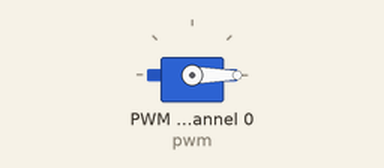
Simulated run of this program. Board: Raspberry Pi (BCM pin numbers). Shown: servo. Servo angles are drawn from the pulse width (0.5 ms = 0°, 2.5 ms = 180°); what the program prints to the terminal is not drawn.

Above: at 0.1 s.
At 7.04 s:
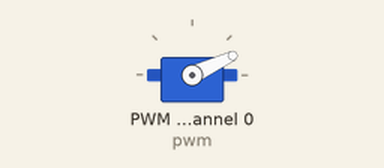
At 14.87 s:
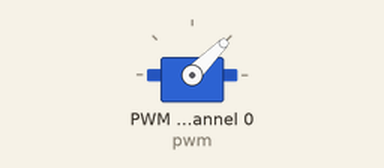
At 29.7 s:
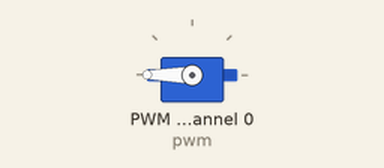
Timing chart, 0 to 40.0 s (numbered marks = the images above):
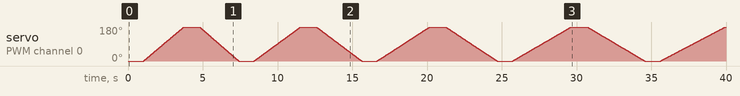

The program:

Servo_Example.py
```python
#!/usr/bin/python

from Adafruit_PWM_Servo_Driver import PWM
import time
# ===========================================================================
# Example Code
# ===========================================================================
# Initialise the PWM device using the default address
pwm = PWM(0x40)
# Note if you'd like more debug output you can instead run:
#pwm = PWM(0x40, debug=True)

servoMin = 100 # Min pulse length out of 4096
servoMax = 515   # Max pulse length out of 4096

#def setServoPulse(channel, pulse):
 # pulseLength = 1000000                   # 1,000,000 us per second
  #pulseLength /= 60                       # 60 Hz
  #print "%d us per period" % pulseLength
  #pulseLength /= 4096                     # 12 bits of resolution
  #print "%d us per bit" % pulseLength
  #pulse *= 1000
  #pulse /= pulseLength
  #pwm.setPWM(channel, 0, pulse)


pwm.setPWMFreq(50)                        # Set frequency to 60 Hz
pwm.setPWM(0,0,servoMin)
time.sleep(1)


def servo(inter, channel):
	for i in range(servoMin,servoMax+1):
		pwm.setPWM(channel,0,i)
		iRange=servoMax-servoMin
		angle=180.0*(i-100)/iRange
		print('angle: {0:.1f} [degree]'.format(angle))
		time.sleep(inter)
	time.sleep(1)
	for i in range(servoMin,servoMax+1):
		duty=servoMax+servoMin-i
		pwm.setPWM(channel,0,duty)
#		iRange=servoMax-servoMin
#		angle=180.0*(i-100)/iRange
#		print('angle: {0:.1f} [degree]'.format(angle))
		print(duty)
		time.sleep(inter)
	time.sleep(1)

for i in range(5,11):
	servo(0.001*i,0)


#while (True):
  # Change speed of continuous servo on channel O
 # pwm.setPWM(0, 0, servoMin)
  #time.sleep(1)
  #pwm.setPWM(0, 0, servoMax)
  #time.sleep(1)
```
